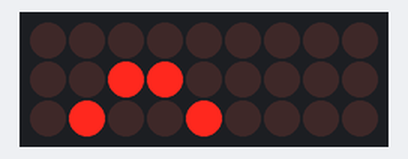
The sketch below on a simulated Arduino Uno, built with avr-gcc and run on an emulated ATmega328P. Parts: 9×3 LED matrix. Wiring (inferred from the names in the program): LED cube drawn one layer per row (orientation assumed): layers pin 3, pin 2, pin 13; columns pin 12, pin 11, pin 10, pin 9, pin 8, pin 7, pin 6, pin 5, pin 4. Random numbers use the default seed unless the sketch sets one.

Above: at 1.97 s.
At 4.5 s:
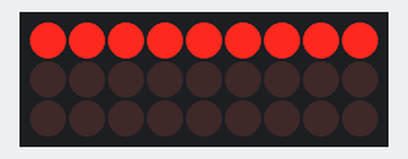
At 13.9 s:
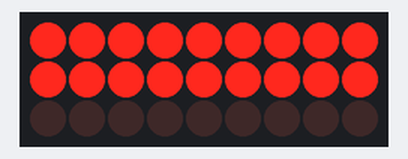
At 19.21 s:
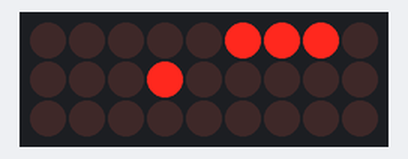
At 24.3 s:
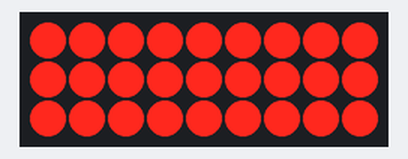
At 39.03 s:
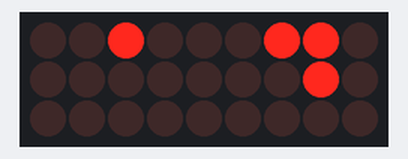

The sketch:

3byLED.ino
```cpp
/*
LED Cube pattern generator

rwlloyd. Lincoln. Dec 2023.
*/
const int cathodePins[] = {3, 2, 13};
const int anodePins[] = {12, 11, 10, 9, 8, 7, 6, 5, 4};

const int lednum = 3;
const int numLayers = lednum;           //Layers are Rows (cathodes)
const int numColumns = lednum*lednum;   // Columns are Anodes
bool debug = true;
int wait = 100; // this is the timing base for all animations except flashing the LEDs

void setup() {
  Serial.begin(9600);
  for (int i = 0; i < 3; i++) {
    pinMode(cathodePins[i], OUTPUT);
    digitalWrite(cathodePins[i], LOW);
  }

  for (int i = 0; i < 9; i++) {
    pinMode(anodePins[i], OUTPUT);
    digitalWrite(anodePins[i], LOW);
  }
  ActivateAll();
  delay(wait*2);
  ClearAll();
}

void loop() {

  // RandomLEDs();
  // VerticalColumns();
  // HorizontalColumns();
  // // BottomLayer();
  // CycleZLayers();
  // CycleYLayers(); // this is good
  // CycleXLayers();
  // HorizontalColumns();
  // for (int i=0; i<27; i++){
  //   RandomLEDs();
  // }
  breathe();

}

void breathe(){ // a visual aid to box breathing
    wait = 10; // set the wait for random to be 10ms
  //hold
// delay(3000);
  for (int i=0; i<400; i++){
    RandomLEDs();
  }
  ClearAll();
  for (int column=0; column<9; column++){
    activateColumn(column);
  }
  // Breathe in
  activateLayer(0);
  delay(1250); //2
  activateLayer(1);
  delay(1250); // 3
  activateLayer(2);
  delay(1500); //4

 // hold
 //  delay(3000);
  ClearAll();
  for (int i=0; i<400; i++){
    RandomLEDs();
  }
  ActivateAll();
  delay(1250);
 //breathe out
  deactivateLayer(2);
  delay(1250); //2
  deactivateLayer(1);
  delay(1250);
  deactivateLayer(0);
  delay(1250);
}

void RandomLEDs(){
  int randCol = round(random(0,9));
  int randRow = round(random(0,3));
  activateColumn(randCol);
  activateLayer(randRow);
  delay(wait);
  deactivateColumn(randCol);
  deactivateLayer(randRow);
}

void CycleZLayers(){ // Works as intended
  activateLayer(2);
  for (int column=0; column<9; column++){
    activateColumn(column);
  }
  delay(wait);
  deactivateLayer(2);

  delay(wait);

  activateLayer(1);
  for (int column=0; column<9; column++){
    activateColumn(column);
  }
  delay(wait);
  deactivateLayer(1);

  delay(wait);

  activateLayer(0);
  for (int column=0; column<9; column++){
    activateColumn(column);
  }
  delay(wait);
  deactivateLayer(0);

  delay(wait);

  // for (int layer=0; layer< 3; layer++){
  //   activateLayer(layer);
  //   for (int row = 0; row < 9; row++){
  //     activateColumn(row);
  //   }
  //   delay(wait);
  //   for (int row = 0; row < 9; row++){
  //     deactivateColumn(row);
  //   }
  //   deactivateLayer(layer);
  //   delay(wait);
  // }
}

void CycleYLayers(){ // Works as intended
  // we need all the layers
  for (int layer=0; layer< 3; layer++){
    activateLayer(layer);
  }
  // first columns on
  for (int row = 0; row < 3; row++){
      activateColumn(row);
  }
  delay(wait);
  // first columns off
  for (int row = 0; row < 3; row++){
      deactivateColumn(row);
  }
  delay(wait);
  // change the columns
  for (int row = 3; row < 6; row++){
      activateColumn(row);
  }
  delay(wait);
  for (int row = 3; row < 6; row++){
      deactivateColumn(row);
  }
  delay(wait);
    // change the columns again
  for (int row = 6; row < 9; row++){
      activateColumn(row);
  }
  delay(wait);
  for (int row = 6; row < 9; row++){
      deactivateColumn(row);
  }
  delay(wait);
  // we need to turn all the layers off
  for (int layer=0; layer< 3; layer++){
    deactivateLayer(layer);
  }
  delay(wait);
}

void CycleXLayers(){
  // define arrays for the sets of anode pins we want to activate
  int front[]={0, 3, 6};
  int middle[]={1, 4, 7};
  int back[]={2, 5, 8};
  // turn on all the layers
  for (int layer=0; layer<3; layer++){
    activateLayer(layer);
  }
  //Activate the 'front' columuns
  for (int column=0; column < 3; column++){
    activateColumn(front[column]);
  }
  delay(wait);
  // deactivate the front columns
  for (int column=0; column < 3; column++){
    deactivateColumn(front[column]);
  }
  delay(wait);
  // then activate the middle etc...
  for (int column=0; column < 3; column++){
    activateColumn(middle[column]);
  }
  delay(wait);
  for (int column=0; column < 3; column++){
    deactivateColumn(middle[column]);
  }
  delay(wait);
  // finally the 'back'
  for (int column=0; column < 3; column++){
    activateColumn(back[column]);
  }
  delay(wait);
  for (int column=0; column < 3; column++){
    deactivateColumn(back[column]);
  }
  delay(wait);
  // turn off all the layers
  for (int layer=0; layer<3; layer++){
    activateLayer(layer);
  }
  delay(wait);
}

void BottomLayer(){
  activateLayer(0);
  for (int row = 0; row < 9; row++){
    activateColumn(row);
  }
  delay(wait);
  for (int row = 0; row < 9; row++){
    deactivateColumn(row);
  }
}

void HorizontalColumns(){
  // light each layer at a time
  for (int layer = 0; layer < 3; layer++){
    activateLayer(layer);
    for (int row = 0; row < 3; row++) {
      for (int col = 0; col < 9; col++) {
        lightLED(row, col);
        delay(wait);  // Adjust delay as needed
      }
    }
    deactivateLayer(layer);
  }
}

void VerticalColumns(){
   // loop through each led in vertical columns
  for (int layer = 0; layer < 3; layer++) {
    activateLayer(layer);
    delay(wait);  // Adjust delay as needed
    for (int col = 0; col < 9; col++) {
      for (int row = 0; row < 3; row++) {
        lightLED(row, col);
        delay(wait);  // Adjust delay as needed
      }
    }
    deactivateLayer(layer);
  }
}

void activateColumn(int column){
  digitalWrite(anodePins[column], HIGH);
}

void deactivateColumn(int column){
  digitalWrite(anodePins[column], LOW);
}

void activateLayer(int layer) {
  digitalWrite(cathodePins[layer], HIGH);
}

void deactivateLayer(int layer) {
  digitalWrite(cathodePins[layer], LOW);
}

void ActivateAll(){
  for(int layer=0; layer<numLayers; layer++){
    activateLayer(layer);
  }
  for (int col=0; col<numColumns; col++){
    activateColumn(col);
  }
}

void ClearAll(){
  for(int layer=0; layer<numLayers; layer++){
    deactivateLayer(layer);
  }
  for (int col=0; col<numColumns; col++){
    deactivateColumn(col);
  }
}

void lightLED(int row, int col) {
  int anodeIndex = col;      // Anodes are connected to pins 12 to 4
  int cathodeIndex = row;     // Cathodes are connected to pins 3, 2, 13
  if (debug){
      Serial.print("Row: ");
      Serial.println(row);
      Serial.print("Col: ");
      Serial.println(col);
      Serial.print("Anode Index: ");
      Serial.println(anodeIndex);
      Serial.print("Cathode Index: ");
      Serial.println(cathodeIndex);
  }
  digitalWrite(anodePins[anodeIndex], HIGH);
  delay(1);  // Adjust delay as needed
  digitalWrite(cathodePins[cathodeIndex], HIGH);

  delay(10);  // Adjust delay as needed

  digitalWrite(cathodePins[cathodeIndex], LOW);
  digitalWrite(anodePins[anodeIndex], LOW);
}
```

Measured:
- what the display in image 1 shows lasts 1.3 s, from 4.4 s to 5.7 s
- what the display in image 4 shows lasts 1.5 s, from 24.3 s to 25.8 s
